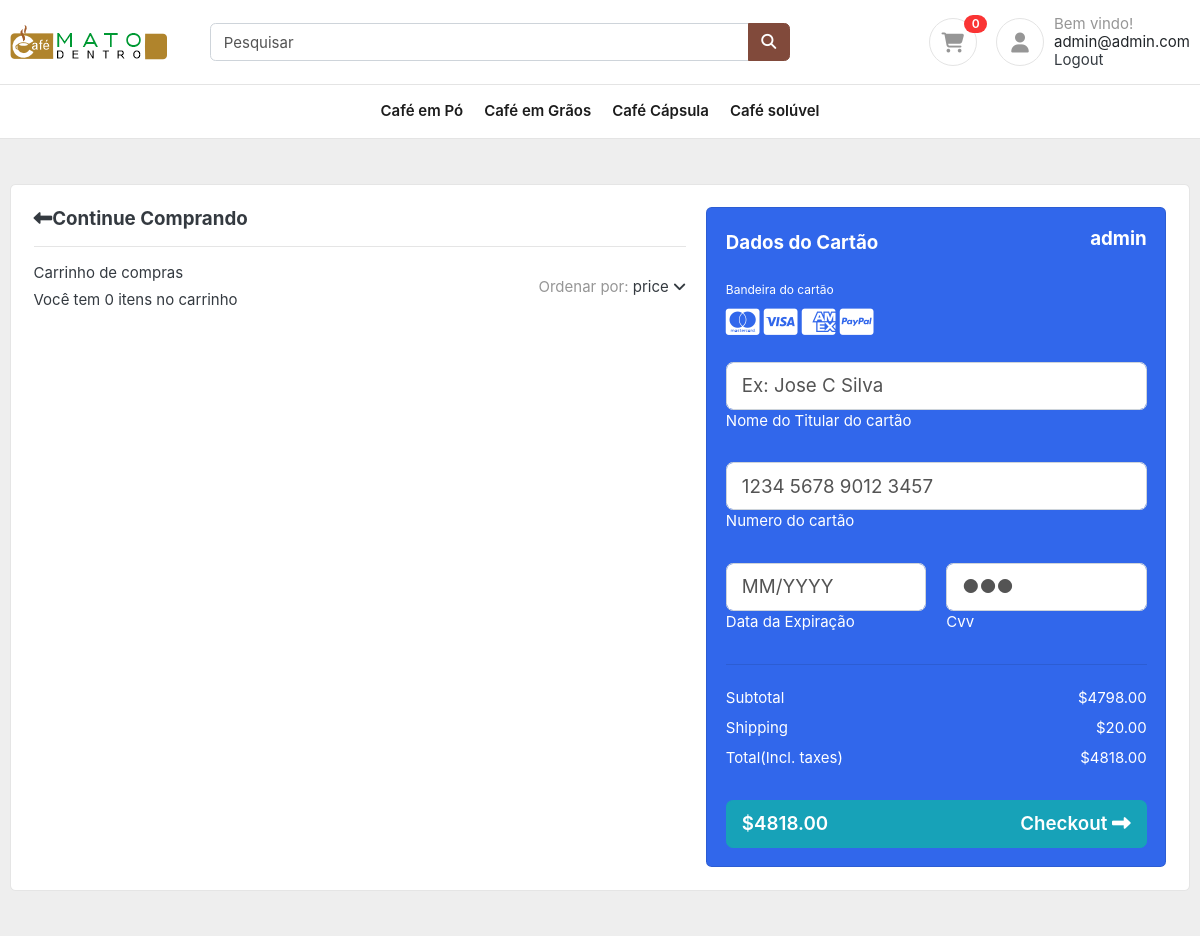
The page /carrinho/ (signed in) on the database as committed earlier.
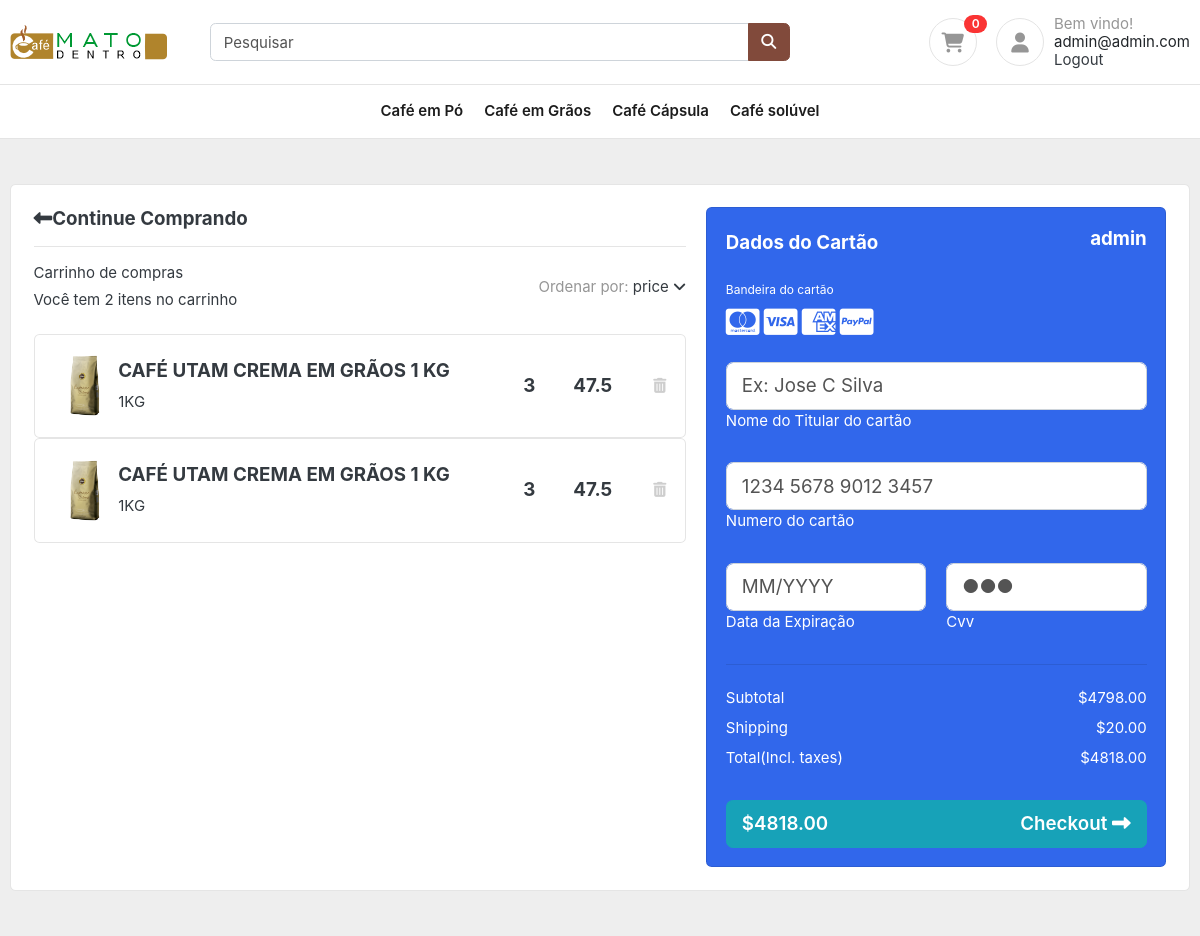
The same page on the database as committed later.
### tables this page shows
CREATE TABLE "carrinho" (
	"id"	INTEGER,
	"name"	TEXT,
	"quant"	INTEGER,
	"valor"	REAL,
	"id_user"	INTEGER,
	"img_url"	TEXT,
	"tamanho"	TEXT,
	PRIMARY KEY("id" AUTOINCREMENT)
);

### loja/admin/rotas.py (the view)
@app.route('/carrinho/')
def carrinho():
    if session:
        user_id = session['id']
        print(f'Usuario {user_id}')
        conexao, cursor = conectar_banco(banco)
        itens_cart = cursor.execute(f"""
                            SELECT * FROM carrinho
                            WHERE id_user = {user_id}
                        """)
        envio = itens_cart.fetchall()
        print(f'envio = {envio}')
        return render_template("/carrinho/carrinho.html", items = envio, title="Carrinho")
    return render_template("/carrinho/carrinho.html", title="Carrinho")

### loja/admin/rotas.py (called while the page is built)
def conectar_banco(banco):
    conexao = sqlite3.connect(banco)
    cursor = conexao.cursor()
    return conexao, cursor

### loja/templates/carrinho/carrinho.html
{% include "includes/base.html" %}
<section class="h-100 h-custom" style="background-color: #eee;">
    <div class="container py-5 h-100">
      <div class="row d-flex justify-content-center align-items-center h-100">
        <div class="col">
          <div class="card">
            <div class="card-body p-4">
              <div class="row">
                <div class="col-lg-7">
                  <h5 class="mb-3"><a href="#!" class="text-body"><i
                        class="fas fa-long-arrow-alt-left me-2"></i>Continue Comprando</a></h5>
                  <hr>
                  <div class="d-flex justify-content-between align-items-center mb-4">
                    <div>
                      <p class="mb-1">Carrinho de compras</p>
                      <p class="mb-0">Você tem {{items | length}} itens no carrinho</p>
                    </div>
                    <div>
                      <p class="mb-0"><span class="text-muted">Ordenar por:</span> <a href="#!"
                          class="text-body">price <i class="fas fa-angle-down mt-1"></i></a></p>
                    </div>
                  </div>
                  {% for item in items %}
                  <div class="card mb-3 mb-lg-0">
                    <div class="card-body">
                      <div class="d-flex justify-content-between">
                        <div class="d-flex flex-row align-items-center">
                          <div>
                            <img
                              src="{{item[5]}}"
                              class="img-fluid rounded-3" alt="Shopping item" style="width: 65px;">
                          </div>
                          <div class="ms-3">
                            <h5>{{item[1]}}</h5>
                            <span>{{item[6]}}</span>
                          </div>
                        </div>
                        <div class="d-flex flex-row align-items-center">
                          <div style="width: 50px;">
                            <h5 class="fw-normal mb-0">{{item[2]}}</h5>
                          </div>
                          <div style="width: 80px;">
                            <h5 class="mb-0">{{item[3]}}</h5>
                          </div>
                          <a href="/delete/{{item[0]}}" style="color: #cecece;"><i class="fas fa-trash-alt"></i></a>
                        </div>
                      </div>
                    </div>
                  </div>
                  {% endfor %}
                </div>
                <div class="col-lg-5">
                  <div class="card bg-primary text-white rounded-3">
                    <div class="card-body">
                      <div class="d-flex justify-content-between align-items-center mb-4">
                        <h5 class="mb-0">Dados do Cartão</h5>
                          {% if not 'name' in session: %}
                          <div>
                            <h5>Bem Vindo!</h5>
                          </div>
                          {%else%}
                          <div>
                            <h5>{{session['name']}}</h5>
                          </div>
                            {% endif %}
                      </div>
                      <p class="small mb-2">Bandeira do cartão</p>
                      <a href="#!" type="submit" class="text-white"><i
                          class="fab fa-cc-mastercard fa-2x me-2"></i></a>
                      <a href="#!" type="submit" class="text-white"><i
                          class="fab fa-cc-visa fa-2x me-2"></i></a>
                      <a href="#!" type="submit" class="text-white"><i
                          class="fab fa-cc-amex fa-2x me-2"></i></a>
                      <a href="#!" type="submit" class="text-white"><i class="fab fa-cc-paypal fa-2x"></i></a>
                      <form class="mt-4">
                        <div class="form-outline form-white mb-4">
                          <input type="text" id="typeName" class="form-control form-control-lg" siez="17"
                            placeholder="Ex: Jose C Silva" />
                          <label class="form-label" for="typeName">Nome do Titular do cartão</label>
                        </div>
                        <div class="form-outline form-white mb-4">
                          <input type="text" id="typeText" class="form-control form-control-lg" siez="17"
                            placeholder="1234 5678 9012 3457" minlength="19" maxlength="19" />
                          <label class="form-label" for="typeText">Numero do cartão</label>
                        </div>
                        <div class="row mb-4">
                          <div class="col-md-6">
                            <div class="form-outline form-white">
                              <input type="text" id="typeExp" class="form-control form-control-lg"
                                placeholder="MM/YYYY" size="7" id="exp" minlength="7" maxlength="7" />
                              <label class="form-label" for="typeExp">Data da Expiração</label>
                            </div>
                          </div>
                          <div class="col-md-6">
                            <div class="form-outline form-white">
                              <input type="password" id="typeText" class="form-control form-control-lg"
                                placeholder="&#9679;&#9679;&#9679;" size="1" minlength="3" maxlength="3" />
                              <label class="form-label" for="typeText">Cvv</label>
                            </div>
                          </div>
                        </div>
                      </form>
                      <hr class="my-4">
                      <div class="d-flex justify-content-between">
                        <p class="mb-2">Subtotal</p>
                        <p class="mb-2">$4798.00</p>
                      </div>
                      <div class="d-flex justify-content-between">
                        <p class="mb-2">Shipping</p>
                        <p class="mb-2">$20.00</p>
                      </div>
                      <div class="d-flex justify-content-between mb-4">
                        <p class="mb-2">Total(Incl. taxes)</p>
                        <p class="mb-2">$4818.00</p>
                      </div>
                      <button type="button" class="btn btn-info btn-block btn-lg">
                        <div class="d-flex justify-content-between">
                          <span>$4818.00</span>
                          <span>Checkout <i class="fas fa-long-arrow-alt-right ms-2"></i></span>
                        </div>
                      </button>
                    </div>
                  </div>
                </div>
              </div>
            </div>
          </div>
        </div>
      </div>
    </div>
  </section>

### loja/templates/includes/base.html (shortened to what this page needs)
<!DOCTYPE HTML>
<html lang="en">
<head>
<link href="/static/css/bootstrap.css" rel="stylesheet" type="text/css"/>
<link href="/static/css/ui.css" rel="stylesheet" type="text/css"/>
<link rel="stylesheet" href="/static/css/style.css" type="text/css" />
<link href="/static/css/responsive.css" rel="stylesheet" media="only screen and (max-width: 1200px)" />
</head>
<body>
<header class="section-header">
<section class="header-main border-bottom">
  <div class="container">
<div class="row align-items-center">
  <div class="col-lg-2 col-6">
    <a href="/" class="brand-wrap">
      <img class="logo" src="/static/images/logo.png">
    </a>
  </div>
  <div class="col-lg-6 col-12 col-sm-12">
    <form action="#" class="search">
      <div class="input-group w-100">
          <input type="text" class="form-control" placeholder="Pesquisar">
          <div class="input-group-append">
            <button class="btn btn-primary" type="submit">
              <i class="fa fa-search"></i>
            </button>
          </div>
        </div>
    </form>
  </div>
  <div class="col-lg-4 col-sm-6 col-12">
    <div class="widgets-wrap float-md-right">
      <div class="widget-header  mr-3">
        <a href="/carrinho/" class="icon icon-sm rounded-circle border"><i class="fa fa-shopping-cart"></i></a>
        <span class="badge badge-pill badge-danger notify">0</span>
      </div>
      <div class="widget-header icontext">
        <a href="#" class="icon icon-sm rounded-circle border"><i class="fa fa-user"></i></a>
        <div class="text">
          <span class="text-muted">Bem vindo!</span>
          {% if not 'email' in session: %}
          <div>
            <a href="/login/">Login</a> |
            <a href="/register/"> Registre</a>
          </div>
          {%else%}
          <div>
            {{session['email']}}
          </div>
          <div>
            <a href="/logout">Logout</a>
          </div>
            {% endif %}
        </div>
      </div>
    </div>
  </div>
</div>
  </div>
</section>
</header>
<nav class="navbar navbar-main navbar-expand-lg navbar-light border-bottom">
  <div class="container">
    <div class="collapse navbar-collapse" id="main_nav">
      <ul class="navbar-nav">
        <li class="nav-item">
          <a class="nav-link" href="/produtos/po/">Café em Pó</a>
        </li>
        <li class="nav-item">
          <a class="nav-link" href="/produtos/graos/">Café em Grãos</a>
        </li>
        <li class="nav-item">
          <a class="nav-link" href="/produtos/capsula">Café Cápsula</a>
        </li>
        <li class="nav-item">
          <a class="nav-link" href="/produtos/soluvel/">Café solúvel</a>
        </li>
      </ul>
    </div>
  </div>
</nav>

### loja/static/css/ui.css (style rules this page uses)
html { font-family: 'Inter', sans-serif; font-size: 15px; }
.icon-xs, .icon-sm, .icon-md, .icon-lg { display: inline-block; text-align: center; -ms-flex-negative: 0; flex-shrink: 0; -webkit-box-flex: 0; -ms-flex-positive: 0; flex-grow: 0; }
.icon-sm { width: 48px; height: 48px; line-height: 48px !important; font-size: 20px; }
p:last-child { margin-bottom: 0; }
.header-main { position: relative; padding-top: 1rem; padding-bottom: 1rem; }
.brand-wrap .logo, .navbar-brand .logo { margin-right: 7px; max-height: 42px; display: inline-block; }
.navbar-main .nav-link { font-weight: 600; color: #1c1c1c; }
.widget-header { display: inline-block; vertical-align: middle; position: relative; }
.widget-header a { color: #343a40; }
.widget-header i { color: #969696; }
.widget-header .notify { position: absolute; top: -3px; right: -10px; }
.icontext { display: -webkit-inline-box; display: -ms-inline-flexbox; display: inline-flex; -webkit-box-align: center; -ms-flex-align: center; align-items: center; vertical-align: middle; }
.icontext .text { width: 100%; line-height: 1.2; color: #212529; }
.icontext .icon { position: relative; margin-right: 10px; -ms-flex-negative: 0; flex-shrink: 0; -webkit-box-flex: 0; -ms-flex-positive: 0; flex-grow: 0; }
.notify { position: absolute; top: -4px; right: -10px; display: inline-block; padding: .25em .6em; font-size: 12px; line-height: 1; text-align: center; border-radius: 3rem; color: #fff; background-color: #fa3434; }

### loja/static/css/style.css (style rules this page uses)
.btn-primary { color: #fff; background-color: #814a3b; border-color: #814a3b; }
@media (min-width: 992px) { .navbar-expand-lg .navbar-collapse { justify-content: center; } }

Rows that differ between the two databases and show on the page:
added carrinho: img_url (picture), name "CAFÉ UTAM CREMA EM GRÃOS 1 KG", tamanho "1KG", quant "3", valor "47.5"
added carrinho: img_url (picture), name "CAFÉ UTAM CREMA EM GRÃOS 1 KG", tamanho "1KG", quant "3", valor "47.5"
Other text that changed with them:
{{ items | length }}: "0" → "2"
